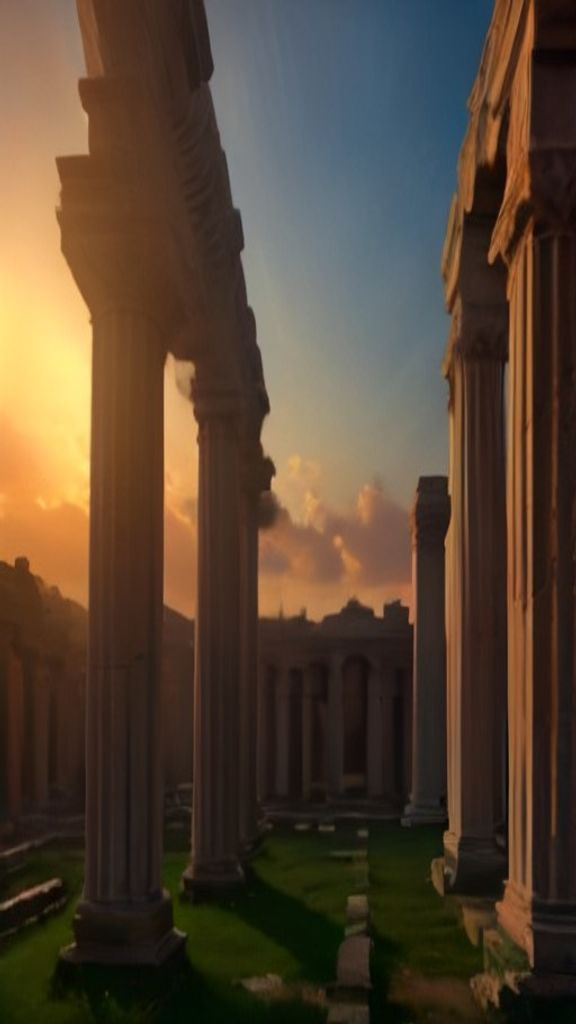
#> input picture autopilot_history/assets/bg1.jpg, 576 x 1024 px
$ python -i main_history.py   (imports and definitions only)
#> lines starting #> are read from the running program, lines starting #| are printed output that depends on the picture
# -*- coding: utf-8 -*-
"""
Rise Daily - headless US motivation Short generator + YouTube uploader.
Runs in GitHub Actions on a cron (5x/day): builds a fresh cinematic motivation
Short (AI image + Ken Burns zoom + deep US narrator voice + animated quote text
+ channel watermark) and uploads it to the USA YouTube channel. No device needed.

Env: YT_REFRESH_TOKEN_US (required)  YT_PRIVACY (default 'public')
"""
import io, os, re, sys, json, subprocess, asyncio, time, random, shutil, urllib.request, threading

HERE = os.path.dirname(os.path.abspath(__file__))
# [1 line not run here, left out]
ASSETS = os.path.join(HERE, "assets")
FONT = os.path.join(ASSETS, "Anton-Regular.ttf")
LOGO = os.path.join(ASSETS, "logo.png")
W, H = 1080, 1920   # full HD vertical
VOICE = "en-US-AndrewMultilingualNeural"   # warm, natural US narrator (v2 neural)
# Fallbacks for the 403s: the same v2 neural tier, so a line spoken by
# the second voice does not sound like a different channel.
VOICES = [VOICE, "en-US-BrianMultilingualNeural",
          "en-US-AndrewMultilingualNeural", "en-US-EmmaMultilingualNeural"]

# [1 line not run here, left out]

CHANNEL_KEY = "history"

# ---------------- winner-loop: bias topic selection toward what is working ----------------
# One line at the end of every description. These videos reach exactly the
# people this app is for, and telling them costs nothing.
PROMO = ("\n---\n"
         "Made with Faru AI OS: type an idea, get a finished video with "
         "voice, captions and music, and post it to YouTube automatically.\n"
         "Try it free for 2 days: https://faru-pwa.vercel.app\n")


# Titles that tell the viewer something they believe is wrong. Measured on her
# own channels: the videos whose titles carry one of these outperform the rest
# by a wide margin - "Sharks Existed Before Trees" took 732 views while
# "Penguins Can Drink Saltwater", published the same way, took none.
COLLISION = (
    " older than", " younger than", " before ", " until ", " longer than",
    " bigger than", " smaller than", " closer than", " faster than",
    " more than", " outlived", " survived ", " still ",
    " originally ", " actually ", " really ", " never ",
    " isn't", " is not", " wasn't", " was not", " didn't", " did not",
    " can't", " cannot", " won't", " no one ", " nobody ",
    # The contractions below were missing, so titles that plainly overturn an
    # assumption - "Fortune Cookies Aren't Chinese", "Carrots Weren't Always
    # Orange" - were being sorted as ordinary. Adding them keeps the rule at
    # 9/9 against the channel's real winners and losers.
    " aren't", " are not", " weren't", " were not", " don't", " do not",
    " doesn't", " does not", " hasn't", " haven't", " couldn't", " wouldn't",
)
# Deliberately NOT included: "was once", "always", "only". They would catch more
# titles, but they also mark "Napoleon Was Once Attacked by Rabbits" - a real 0
# view video - as a winner, dropping the rule to 8/9. A looser rule that is wrong
# more often is worse than a tighter one that is right.


# [8 lines left out: function overturns_assumption, not called in this run]


# The measured formula for this channel - see tools/formula.py. Optional on
# purpose: a posting run must never fail because a ranking helper moved.
try:
    sys.path.insert(0, os.path.join(HERE, "..", "tools"))
    import formula as _formula
except Exception as _e:
    _formula = None
    print("formula ranking unavailable (%s) - falling back to length only"
          % str(_e)[:60], flush=True)


try:
    sys.path.insert(0, os.path.join(HERE, "..", "growth"))
    import hooks as _hooks
except Exception:
    _hooks = None


def learned_weights():
    """What the growth loop measured: subjects to play first, and to hold back.

    Written daily by growth/apply.py from the diagnosis of every video on this
    channel. Missing file means the loop has not run yet, and the rotation
    falls back to the hand-written formula alone.
    """
    p = os.path.join(HERE, "..", "analytics", "weights_%s.json" % CHANNEL_KEY)
    try:
        w = json.load(open(p, encoding="utf-8"))
    except Exception:
        return {"prefer": set(), "avoid": set(), "length": [], "shapes": [],
                "recovery": False}
    return {"prefer": set(t.lower() for t in w.get("prefer_tags") or []),
            "avoid": set(t.lower() for t in w.get("avoid_tags") or []),
            "length": list(w.get("prefer_length") or []),
            # playbook.py has classified title shapes for weeks and apply.py
            # has written them here; until now nothing read them.
            "shapes": [s for s in (w.get("prefer_title_shapes") or [])
                       if s != "plain"],
            "recovery": bool(w.get("recovery_mode"))}


def biased_bank():
    """Order the rotation by what actually performs.

    Shape first - does the title overturn an assumption - then the winning tags
    analytics found. Everything still cycles exactly once before anything
    repeats; this only changes what comes first.
    """
    try:
        wf = os.path.join(HERE, "..", "analytics", "winners_%s.json" % CHANNEL_KEY)
        wt = set(t.lower() for t in json.load(open(wf, encoding="utf-8"))["tags"])
    except Exception:
        wt = set()

    def spoken_words(d):
        return sum(len(p.replace(chr(10), " ").split()) for p in d.get("phrases", []))

    # Words too common to mean anything when a title and a search query share
    # them. Without this "your" alone matches most of FaRu Fact's bank.
    _DEMAND_STOP = set((
        "the a an is are was were do does did of in on to for your you my it "
        "that this what why how much and or as at be been can could not no").split())

    def _demand_queries():
        """What people actually typed, from tools/demand.py.

        Only where it measured positive. On Rise it measured backwards - nobody
        searches YouTube for motivation - and ordering by it there would cost
        views rather than find them.
        """
        if CHANNEL_KEY == "us":
            return []
        p = os.path.join(HERE, "..", "analytics", "demand_%s.json" % CHANNEL_KEY)
        try:
            qs = json.load(open(p, encoding="utf-8"))["queries"]
        except Exception:
            return []
        out = []
        for q in qs:
            w = set(x for x in re.sub(r"[^a-z0-9 ]", " ", q["query"].lower()).split()
                    if x not in _DEMAND_STOP and len(x) > 2)
            if w:
                out.append(w)
        return out

    _DEMAND = _demand_queries()
    if _DEMAND:
        print("demand: %d measured searches ordering the rotation" % len(_DEMAND),
              flush=True)

    # [19 lines left out: function demand_fit, not called in this run]

    _QUESTION = re.compile(
        r"^(why|how|what|do|does|did|can|is|are|when|where|which|should|will)\b",
        re.I)

    # [18 lines left out: function _shapes, not called in this run]

    _WANT_SHAPES = set(_WEIGHTS["shapes"])
    if _WANT_SHAPES:
        print("measured: title shapes played first - %s"
              % ", ".join(sorted(_WANT_SHAPES)), flush=True)

    # [99 lines left out: functions shape_fit, question_fit, length_fit, rank, not called in this run]

    out = sorted(BANK, key=rank)
    shaped = sum(1 for d in BANK if overturns_assumption(d))
    print("rotation: %d/%d scripts overturn an assumption, played first"
          % (shaped, len(BANK)), flush=True)
    if wt:
        print("winner-loop: %d winning tags applied as the tie-break" % len(wt), flush=True)
    return out

_WEIGHTS = learned_weights()
# [6 lines not run here, left out]
# --- the click rule, measured before the rotation needs it ---
# These lived beside worth_publishing, a thousand lines below the
# rotation. The rotation now sorts on the rule, so it has to know
# the answer before it sorts.
try:
    sys.path.insert(0, os.path.join(HERE, "..", "growth"))
    import triggers as _triggers
except Exception:
    _triggers = None

# A gate that blocks most of the bank has stopped separating good from bad and
# started disagreeing with the channel. Measured here rather than assumed,
# because on 1 October a gate left 573 scripts unpublished, cleared none of
# them, and the channels put out six Shorts in ten days.
#
# History is the case this was written for: 94% of its bank fails the VIEW
# rule, which wants a number, a comparison, a correction or "you" in the
# title. "Ancient Romans Used Lead Pipes for Drinking Water" has none of those
# and took 1,043 views. Where the disagreement is that wide the rule becomes
# advisory - biased_bank() still ranks by it through hooks and fit, so the
# titles that do earn a click still go first.
GATE_BLOCK_LIMIT = 0.60
_VIEW_IS_ADVISORY = False


def _measure_gate():
    global _VIEW_IS_ADVISORY
    if _triggers is None or not BANK:
        return
    try:
        blocked = sum(1 for d in BANK if _triggers.blocked(d))
    except Exception as e:
        print("gate self-check failed (%s) - leaving it enforcing" % str(e)[:70],
              flush=True)
        return
    share = blocked / float(len(BANK))
    if share > GATE_BLOCK_LIMIT:
        _VIEW_IS_ADVISORY = True
        print("gate: the click rule blocks %.0f%% of this bank (%d of %d) - too "
              "much to be separating good from bad here, so it ranks instead of "
              "blocking" % (share * 100, blocked, len(BANK)), flush=True)
    else:
        print("gate: the click rule blocks %.0f%% of this bank - enforcing"
              % (share * 100), flush=True)


# [1 line that did not run here, left out]


# [1 line that did not run here, left out]

# Rotation origin: the day the non-repeating rotation was introduced.
# Do not change this - moving it re-runs scripts the channel has already posted.
ROTATION_ORIGIN = 1787961600   # 2026-08-29 00:00 UTC


# [33 lines left out: functions next_index, run, dur, not called in this run]

# ---------------- 1. narration (edge-tts) ----------------
# [3 lines not run here, left out]

try:
    sys.path.insert(0, os.path.join(HERE, "..", "tools"))
    import localvoice as _localvoice
except Exception:
    _localvoice = None


# [55 lines left out: functions make_voices, make_music, not called in this run]

# ---------------- 2. background image (Pollinations, with bundled fallback) ----------------
STYLE_SUFFIX = ", photorealistic, cinematic photography, sharp focus, highly detailed, professional lighting, 8k"

# [23 lines left out: function get_image, not called in this run]


SHOT_ANGLES = ["cinematic wide establishing shot", "dramatic close up detail shot",
               "epic aerial view", "macro detail shot, shallow depth of field",
               "dynamic low angle shot", "atmospheric medium shot"]

MAX_IMAGES = 6   # more than this just slows the run down; images are reused instead

IMG_TIMEOUT = 90    # a 1080x1920 generation measured ~45s; 25 was not enough and
                    # almost every image was quietly falling back to a stock one
IMG_TRIES = 2
GIVE_UP_AFTER = 2   # consecutive refusals before we stop asking and use photos
VISUALS_URL = "https://faru-pwa.vercel.app/api/visuals"
OWNER_EMAIL = "lovetocode2010@gmail.com"


# [123 lines left out: functions _download, _generated, _photos, get_images, fit_lines, not called in this run]

# ---------------- 3. compose (ffmpeg) ----------------

# Silence after a caption. 0.55s on every line meant almost four seconds of dead
# air in a thirty second video, which is where a Short loses people. Interior
# lines get just enough to breathe; the last one keeps a real tail so the ending
# does not feel cut off.
def tail(i, n):
    return 0.50 if i == n - 1 else 0.14


# [131 lines left out: functions compose, _open, not called in this run]

def yt_access_token(refresh=None):
    data = json.dumps({"refresh_token": (refresh or os.environ["YT_REFRESH_TOKEN_HISTORY"]).strip()}).encode()
    req = urllib.request.Request("https://faru-pwa.vercel.app/api/yt-token", data=data,
                                 headers={"Content-Type": "application/json"})
    with _open(req) as r:
        j = json.loads(r.read())
    if not j.get("access_token"):
        raise RuntimeError("no access_token in response: " + str(j)[:200])
    return j["access_token"]

LAST_CAPTIONS = ([], [])     # the words and measured lengths of the last render


# [112 lines left out: functions _srt_time, build_srt, ask_on_upload, upload_captions, yt_upload, not called in this run]

import urllib.parse  # noqa (used in get_image)

CTAS = ["Subscribe for history that explains the world.",
        "Follow for more history you were never taught.",
        "Save this and share a fact that surprised you.",
        "Comment which fact shocked you the most.",
        "Subscribe — new history every day."]
HISTORY_TAGS = ["history", "historyfacts", "facts", "shorts", "education", "learn",
                "worldhistory", "ancienthistory", "didyouknow", "documentary", "viral", "historical"]

HOOKS = ["Here's what they never taught you.", "History they don't teach in school.",
         "This actually happened.", "You won't believe this is real.", "Wait for this fact."]


# One closing line, spoken and on screen, rotated so a returning viewer does not
# hear the same words every time.
ENDERS = [
    "Were you taught this at school?",
    "Comment if this is new to you.",
    "What else were we never told?",
    "Did your history class skip this?",
    "Send this to your history teacher.",
    "Tell me what surprised you here.",
    "Send this to someone who loves history.",
    "Which part did they leave out for you?",
    "Send this to whoever taught you otherwise.",
    "Does this change how you see it?",
    "What else did the textbook get wrong?",
    "Name a story you were told wrong.",
]

# [23 lines left out: functions featured_long, featured_line, not called in this run]


LINE_MAX = 34      # the caption renderer's width per line


# [64 lines left out: functions _clean_title, _wrap, ask_arm, record_arm, next_up_captions, not called in this run]


FIRST_FRAME = (", bright high contrast lighting, the subject unmistakable at a "
               "glance, vivid, sharp")

# ---------------- real photographs (Wikimedia Commons) ----------------
COMMONS = "https://commons.wikimedia.org/w/api.php"
FREE_LICENCE = ("public domain", "pd-", "cc0", "no restrictions")
CREDIT_LICENCE = ("cc by", "cc-by")
PHOTO_CREDITS = []       # [(file, licence, photographer)] for the description
_PHOTO_CACHE = {}


def _clean(s):
    return re.sub(r"<[^>]+>", "", s or "").strip()


# [248 lines left out: functions real_photo, _too_dark, _fetch_photo, photo_credit_lines, get_shot_images, keep_for_other_platforms and 1 more, not called in this run]


def published_titles():
    """Every title already on the channel, straight from YouTube.

    Authoritative, unlike a counter: the bank is re-sorted and appended to
    between runs, so a position means nothing across days.
    """
    try:
        tok = yt_access_token()

        # [4 lines left out: function api, not called in this run]

        ch = api("https://www.googleapis.com/youtube/v3/channels"
                 "?part=contentDetails&mine=true")
        if not ch.get("items"):
            return None
        uploads = ch["items"][0]["contentDetails"]["relatedPlaylists"]["uploads"]

        ids, page = [], None
        while True:
            u = ("https://www.googleapis.com/youtube/v3/playlistItems"
                 "?part=contentDetails&maxResults=50&playlistId=" + uploads)
            if page:
                u += "&pageToken=" + page
            j = api(u)
            ids += [it["contentDetails"]["videoId"] for it in j.get("items", [])]
            page = j.get("nextPageToken")
            if not page:
                break

        seen = set()
        for k in range(0, len(ids), 50):
            j = api("https://www.googleapis.com/youtube/v3/videos?part=snippet&id="
                    + ",".join(ids[k:k + 50]))
            for v in j.get("items", []):
                seen.add(norm_title(v["snippet"]["title"]))
        return seen
    except Exception as e:
        print("could not read published titles (%s)" % str(e)[:90], flush=True)
        return None


def norm_title(t):
    return " ".join((t or "").lower().split())


LEDGER = os.path.join(HERE, "published_%s.json" % CHANNEL_KEY)


def read_ledger():
    """Titles this channel has published, recorded locally.

    Costs no quota and works when the API does not - which matters, because the
    daily allowance is shared by all three channels and the repair jobs. The one
    time it ran out, the picker fell back to a counter and published "Mount
    Everest Isn't Earth's Highest Point!" for the second time.
    """
    try:
        with io.open(LEDGER, encoding="utf-8") as f:
            # Normalise on read. A hand-seeded ledger written with the original
            # casing matched nothing and reported "668 of 668 never published",
            # which would have let a repeat through.
            return set(norm_title(t) for t in json.load(f))
    except Exception:
        return set()


# [12 lines left out: function append_ledger, not called in this run]


# A script only goes out if it could actually hold someone. Measured on the
# banks as they stood: all 1,916 scripts ran about ten seconds and recited a
# definition - "Taste buds get basic tastes. Complex flavors are from smell." -
# which is exactly the video Fatema pointed at and said nobody would share.
# Publishing more of those costs the channel twice: no one watches, and it is
# the shape YouTube's inauthentic-content policy targets.
# 30 seconds is the floor Fatema set, and at the narration rate of about 2.6
# words a second that is 78 spoken words. Nothing shorter goes out, whatever
# else is true about it.
# Measured at 2.0 words a second across 341 published Shorts, so this is
# really a 39-second floor. It stays where it is on the two channels that are
# not hurt by it; Rise's band above overrides it from the measured side.
MIN_SPOKEN_WORDS = 78      # ~39 seconds, measured
MIN_CAPTIONS = 10


# [56 lines left out: functions measured_floor, worth_publishing, not called in this run]


_DUP_STOP = set(("the a an is are was were of in on to for and or not it its this that "
                 "with you your has have had can could than then more most actually "
                 "really just ago years year").split())
NEAR_DUP = 0.60


# [38 lines left out: functions _subject, near_duplicate, not called in this run]


class Picker:
    """Hands out the next script that has not been published yet."""

    def __init__(self):
        remote = published_titles()
        local = read_ledger()
        self.taken = set()
        self.tier = 0                # 0 = every gate; raised only when nothing passes
        self.published = []          # handed out this run, for the ledger
        self._taken_subjects = []    # subjects chosen this run
        self._seen_subjects = None   # built lazily from self.seen

        if remote is None and not local:
            # No way to know what has gone out. Skipping a slot is recoverable;
            # a duplicate is the thing YouTube penalised these channels for.
            self.seen = None
            print("cannot determine what has been published and there is no "
                  "ledger yet - skipping rather than risking a repeat", flush=True)
            return

        # YouTube is authoritative when reachable. The ledger fills the gap, and
        # also remembers scripts used on videos that have since been deleted.
        self.seen = (remote or set()) | local

        # Heal the ledger whenever the API answers. It only ever recorded what
        # this machine published since the ledger was added, so on 11 September
        # it was missing 57 of Rise's published titles and 65 of History's -
        # and runs that same week logged "ledger only (API unavailable)". On
        # such a run every one of those would have looked new and gone out
        # again, which is precisely how Everest was published twice. Writing
        # YouTube's full list back each time it is readable closes the gap.
        if remote is not None and (remote - local):
            append_ledger(remote - local)
        src = "youtube + ledger" if remote is not None else "ledger only (API unavailable)"
        left = sum(1 for d in BANK_ORDERED if norm_title(d["title"]) not in self.seen)
        print("%d of %d scripts never published  [%s]"
              % (left, len(BANK_ORDERED), src), flush=True)

    # [5 lines left out: function _subjects, not called in this run]

    def take(self, i):
        if self.seen is None:
            raise RuntimeError("cannot verify what has already been published")
        for pos, d in enumerate(BANK_ORDERED):
            key = norm_title(d["title"])
            if key in self.seen or key in self.taken:
                continue
            if not worth_publishing(d, self.tier):
                continue
            # The same fact under another title - "Ancient Romans Used Concrete
            # That Heals Itself" after "Ancient Roman Concrete Can Heal Itself"
            # had already gone out. Checked against this run's picks too. This
            # one is never relaxed: a duplicate is the only failure the next
            # upload cannot make up for.
            if near_duplicate(d["title"], self._subjects()):
                continue
            self.taken.add(key)
            self.published.append(key)
            self._taken_subjects.append(_subject(d["title"]))
            return pos
        # Nothing left that is worth publishing. Posting a ten second recital of
        # a textbook definition is what the channels have been doing, and it is
        # both unshareable and the exact shape YouTube's inauthentic-content
        # policy penalises. Publishing nothing today is the better outcome.
        # Nothing at this tier. Relax one gate and look again rather than
        # publishing nothing: an empty schedule is what actually cost the
        # channels their reach in late September.
        if self.tier < 2:
            self.tier += 1
            print("  nothing clears tier %d - falling back to tier %d (%s)"
                  % (self.tier - 1, self.tier,
                     "without the trigger gate" if self.tier == 1
                     else "without the length floor"), flush=True)
            return self.take(i)
        raise RuntimeError("no unpublished script left at all - the generator "
                           "needs to catch up before posting again")

    # [52 lines left out: functions peek, main, not called in this run]

# [2 lines not run here, left out]

>>> import cv2
>>> picture = cv2.imread('assets/bg1.jpg', cv2.IMREAD_GRAYSCALE)
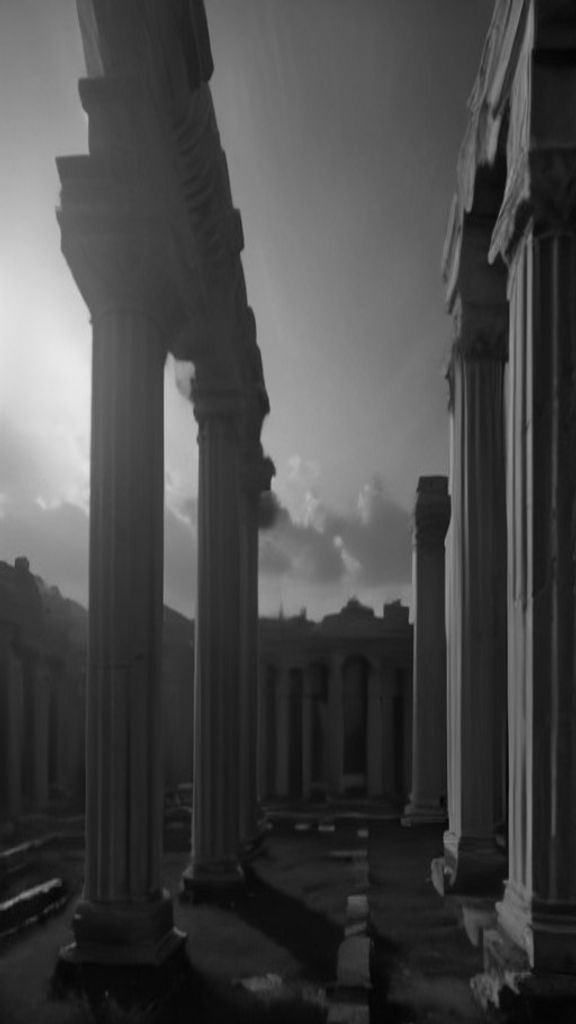
#> picture: shape (1024, 576); min 4, max 234, mean 72
#> (the run stopped early here; a loop or call above may not have finished)
